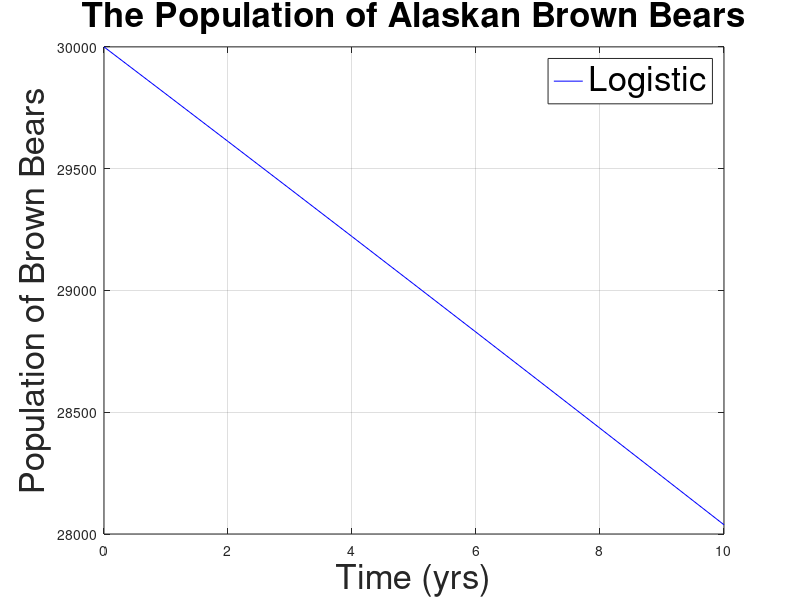

Write MATLAB code to recreate this figure.
  % Fox vs. Rabbit
  
  clear
  close all
  clc
  
  

N = 30000;

% r by Van Daele
r_VD = -0.040450;
% r by Wieglus
r_W = -0.020700;
% r by McLellan (Table 2)
r_FV = 3.0300e-03;
% r by the average
r_AVG = -0.016123;
% r by McLellan
r_M = -0.047100;

r = r_AVG;

K = 50000;

t = 0:10;

  % h = @(t,x)[r.*x(1)]
  % [t ya] = ode45(h,t,[N]);

  % figure(1)
  % plot(t,ya(:,1),'b');
  % hold on
  % grid on

h = @(t,y)[r.*y(1).*(1-(y(1)/K))]
[t za] = ode45(h,t,[N]);

figure(1)
plot(t,za(:,1),'b')
xlabel("Time (yrs)", 'FontSize', 25)
ylabel("Population of Brown Bears", 'FontSize', 25)
title("The Population of Alaskan Brown Bears", 'FontSize', 25)
legend('Logistic', 'FontSize', 25)
grid on







